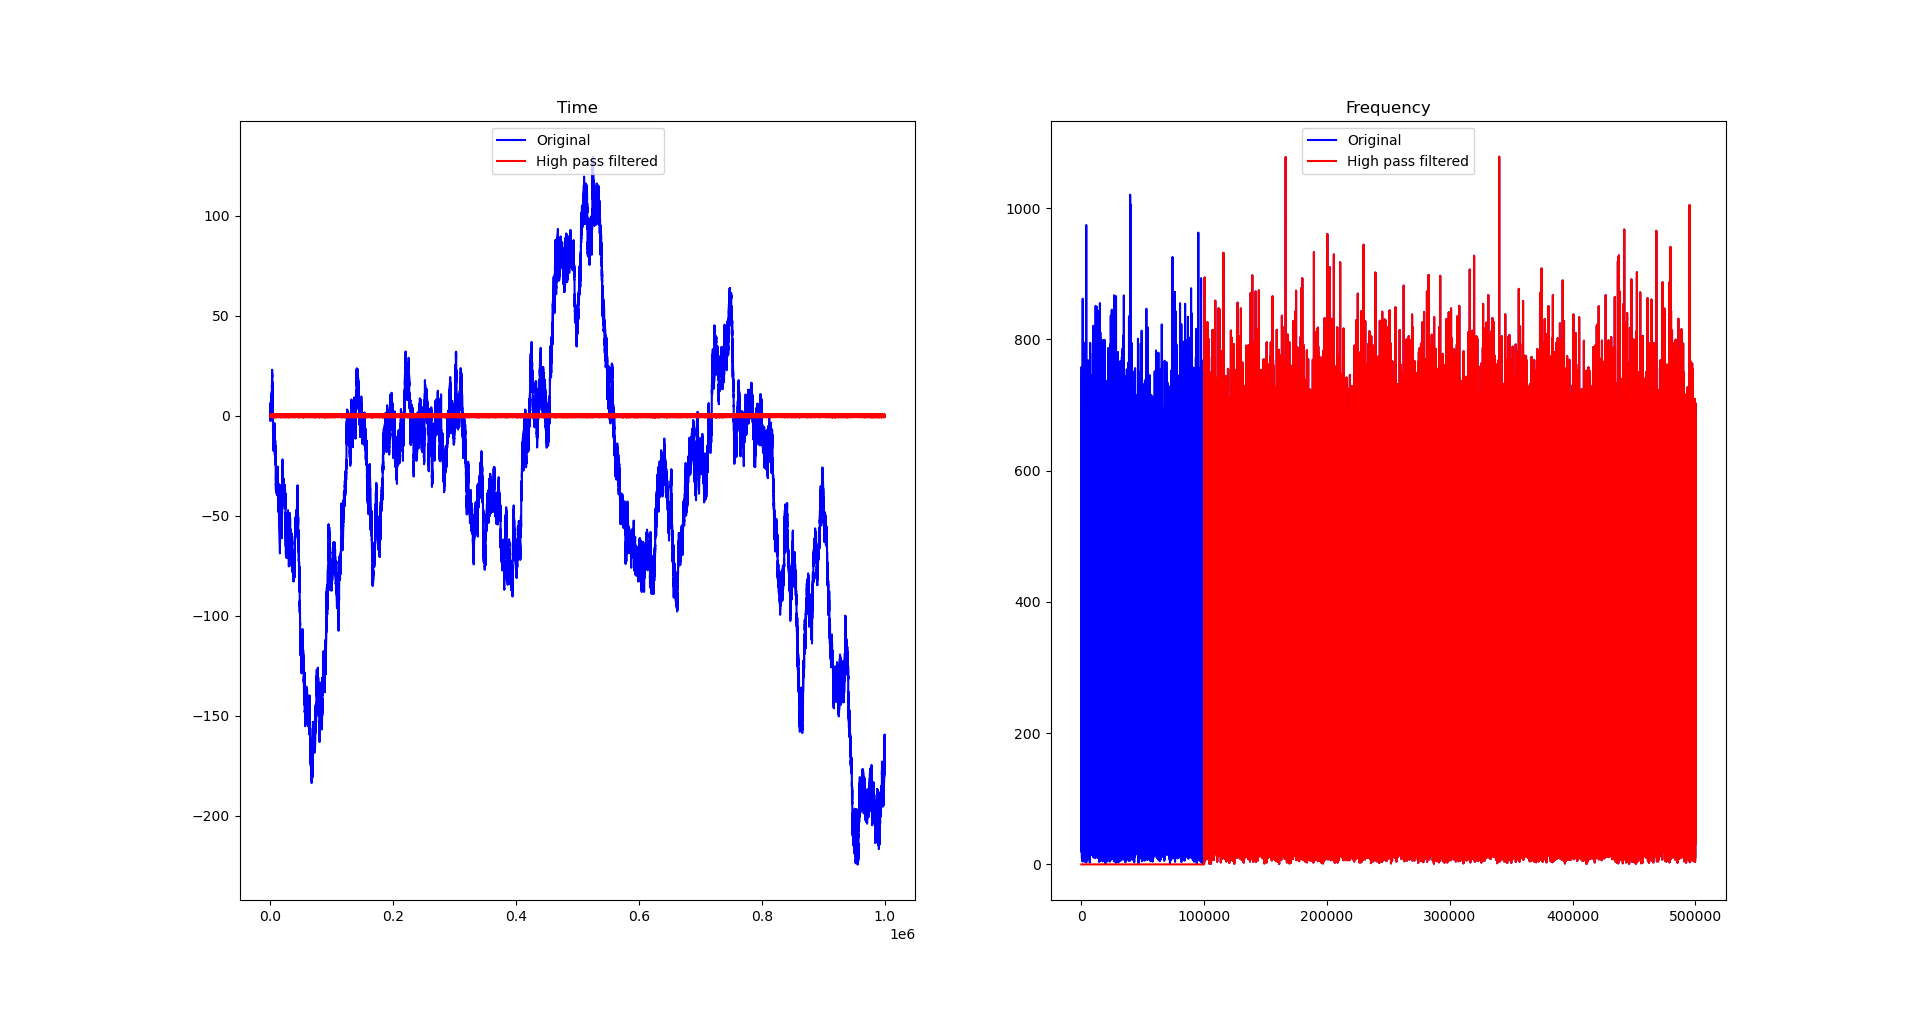

Source code (Python):
import numpy as np
import matplotlib.pyplot as plt

fig, (time, freq) = plt.subplots(1, 2)
time.set_title("Time")
freq.set_title("Frequency")

arr = np.random.rand(int(1e6)) - 0.5

time.plot(arr.cumsum(), "b", label="Original")

fft = np.fft.rfft(arr)
freq.plot(np.absolute(fft), "b", label="Original")

f_t = int(1e5) #cutoff frequency
fft[:f_t] = [0]*f_t #apply high-pass filter

freq.plot(np.absolute(fft), "r", label="High pass filtered")

lp_arr = np.fft.irfft(fft)
lp_arr *= 1+ (f_t/len(arr)) #adjust amplitude to keep same total noise energy

time.plot(lp_arr.cumsum(), "r", label="High pass filtered")


time.legend(loc="upper center")
freq.legend(loc="upper center")
plt.show()
